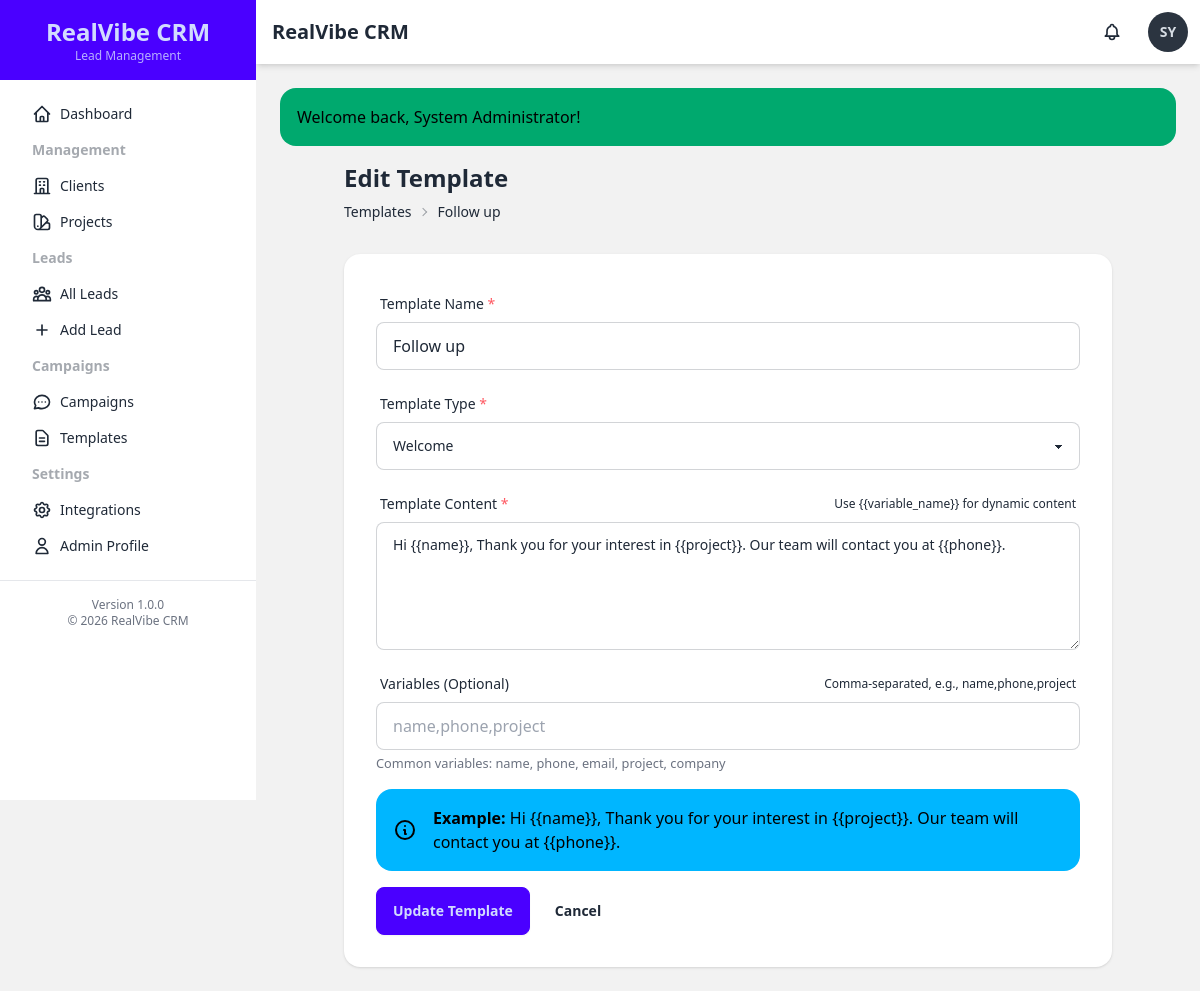
The page /messages/template/edit?id=1 (signed in) on the database its author committed.
### tables this page shows
CREATE TABLE `users` (
  `id` int(11) NOT NULL AUTO_INCREMENT,
  `username` varchar(50) NOT NULL,
  `email` varchar(100) NOT NULL,
  `password` varchar(255) NOT NULL,
  `full_name` varchar(100) NOT NULL,
  `role` enum('admin','manager','agent') NOT NULL DEFAULT 'agent',
  `is_active` tinyint(1) NOT NULL DEFAULT 1,
  `created_at` timestamp NOT NULL DEFAULT current_timestamp(),
  `updated_at` timestamp NOT NULL DEFAULT current_timestamp() ON UPDATE current_timestamp(),
  PRIMARY KEY (`id`),
  UNIQUE KEY `username` (`username`),
  UNIQUE KEY `email` (`email`),
  KEY `idx_role` (`role`),
  KEY `idx_is_active` (`is_active`)
);

CREATE TABLE `message_templates` (
  `id` int(11) NOT NULL AUTO_INCREMENT,
  `template_name` varchar(100) NOT NULL,
  `template_content` text NOT NULL,
  `template_type` enum('welcome','campaign','follow-up','other') NOT NULL DEFAULT 'other',
  `variables` longtext DEFAULT NULL CHECK (json_valid(`variables`)),
  `created_by` int(11) NOT NULL,
  `created_at` timestamp NOT NULL DEFAULT current_timestamp(),
  `updated_at` timestamp NOT NULL DEFAULT current_timestamp() ON UPDATE current_timestamp(),
  PRIMARY KEY (`id`),
  KEY `idx_template_type` (`template_type`),
  KEY `idx_created_by` (`created_by`),
  CONSTRAINT `fk_message_templates_created_by` FOREIGN KEY (`created_by`) REFERENCES `users` (`id`)
);

### controllers/MessageController.php (called while the page is built, shortened)
<?php
require_once __DIR__ . '/../models/MessageTemplate.php';
class MessageController {
    private $templateModel;
    public function __construct() {
        $this->templateModel = new MessageTemplate();
    }
    public function editTemplate() {
        $id = $_GET['id'] ?? null;
        $template = $this->templateModel->getById($id);
        include BASE_PATH . 'views/messages/edit_template.php';
    }
}

### includes/helpers.php (called while the page is built, shortened)
<?php
function asset($path) {
    return BASE_URL . '/assets/' . ltrim($path, '/');
}
function url($path = '') {
    return BASE_URL . '/' . ltrim($path, '/');
}
function e($string) {
    return htmlspecialchars($string ?? '', ENT_QUOTES, 'UTF-8');
}
function selected($value, $compare) {
    return $value == $compare ? 'selected' : '';
}

### includes/functions.php (called while the page is built, shortened)
<?php
function getCurrentUser() {
    $db = getDatabaseConnection();
    $stmt = $db->prepare("SELECT id, username, email, full_name, role FROM users WHERE id = ? AND is_active = 1");
    $stmt->execute([$_SESSION['user_id']]);
    return $stmt->fetch();
}
function getFlashMessage() {
    if (isset($_SESSION['flash_message'])) {
        $flash = $_SESSION['flash_message'];
        return $flash;
    }
    return null;
}

### config/database.php (called while the page is built, shortened)
<?php
class Database {
    private static $instance = null;
    private $connection;
    private function isProduction() {
        return false;
    }
    private function getCredentials() {
        if ($this->isProduction()) {
            return [
                'host' => 'localhost',
                'dbname' => 'u650869678_crm',
                'username' => 'u650869678_crm',
                'password' => 'Amul@123#',
                'charset' => 'utf8mb4'
            ];
        } else {
            return [
                'host' => 'localhost',
                'dbname' => 'realvibe',
                'username' => 'root',
                'password' => '',
                'charset' => 'utf8mb4'
            ];
        }
    }
    private function __construct() {
        $creds = $this->getCredentials();
        $dsn = "mysql:host={$creds['host']};dbname={$creds['dbname']};charset={$creds['charset']}";
        $options = [
            PDO::ATTR_ERRMODE            => PDO::ERRMODE_EXCEPTION,
            PDO::ATTR_DEFAULT_FETCH_MODE => PDO::FETCH_ASSOC,
            PDO::ATTR_EMULATE_PREPARES   => false,
            PDO::MYSQL_ATTR_INIT_COMMAND => "SET NAMES {$creds['charset']}"
        ];
        try {
            $this->connection = new PDO($dsn, $creds['username'], $creds['password'], $options);
        } catch (PDOException $e) {
            error_log("Database Connection Error: " . $e->getMessage());
            die("Database connection failed. Please check your configuration.");
        }
    }
    public static function getInstance() {
        if (self::$instance === null) {
            self::$instance = new self();
        }
        return self::$instance;
    }
    public function getConnection() {
        return $this->connection;
    }
}
function getDatabaseConnection() {
    return Database::getInstance()->getConnection();
}

### models/MessageTemplate.php (called while the page is built, shortened)
<?php
class MessageTemplate {
    private $db;
    public function __construct() {
        $this->db = getDatabaseConnection();
    }
    public function getById($id) {
        $stmt = $this->db->prepare("SELECT * FROM message_templates WHERE id = ?");
        $stmt->execute([$id]);
        return $stmt->fetch();
    }
}

### views/messages/edit_template.php (the view, shortened to what this page needs)
<?php
include BASE_PATH . 'views/layouts/header.php';
$variablesDisplay = '';
?>
<div class="max-w-3xl mx-auto">
    <div class="mb-6">
        <h2 class="text-2xl font-bold">Edit Template</h2>
        <div class="text-sm breadcrumbs">
            <ul>
                <li><a href="<?= url('messages/templates') ?>">Templates</a></li>
                <li><?= e($template['template_name']) ?></li>
            </ul>
        </div>
    </div>
    <div class="card bg-base-100 shadow">
        <div class="card-body">
            <form method="POST" action="<?= url('messages/template/edit?id=' . $template['id']) ?>">
                <div class="form-control mb-4">
                    <label class="label">
                        <span class="label-text">Template Name <span class="text-error">*</span></span>
                    </label>
                    <input type="text" name="template_name" class="input input-bordered"
                           value="<?= e($template['template_name']) ?>" required>
                </div>
                <div class="form-control mb-4">
                    <label class="label">
                        <span class="label-text">Template Type <span class="text-error">*</span></span>
                    </label>
                    <select name="template_type" class="select select-bordered" required>
                        <option value="welcome" <?= selected($template['template_type'], 'welcome') ?>>Welcome</option>
                    </select>
                </div>
                <div class="form-control mb-4">
                    <label class="label">
                        <span class="label-text">Template Content <span class="text-error">*</span></span>
                        <span class="label-text-alt">Use {{variable_name}} for dynamic content</span>
                    </label>
                    <textarea name="template_content" class="textarea textarea-bordered h-32"
                              required><?= e($template['template_content']) ?></textarea>
                </div>
                <div class="form-control mb-4">
                    <label class="label">
                        <span class="label-text">Variables (Optional)</span>
                        <span class="label-text-alt">Comma-separated, e.g., name,phone,project</span>
                    </label>
                    <input type="text" name="variables_input" id="variables_input"
                           class="input input-bordered"
                           placeholder="name,phone,project"
                           value="<?= e($variablesDisplay) ?>">
                    <small class="text-gray-500 mt-1">Common variables: name, phone, email, project, company</small>
                </div>
                <div class="alert alert-info mb-4">
                    <svg xmlns="http://www.w3.org/2000/svg" fill="none" viewBox="0 0 24 24" class="stroke-current shrink-0 w-6 h-6"><path stroke-linecap="round" stroke-linejoin="round" stroke-width="2" d="M13 16h-1v-4h-1m1-4h.01M21 12a9 9 0 11-18 0 9 9 0 0118 0z"></path></svg>
                    <span><strong>Example:</strong> Hi {{name}}, Thank you for your interest in {{project}}. Our team will contact you at {{phone}}.</span>
                </div>
                <div class="form-control">
                    <div class="flex gap-2">
                        <button type="submit" class="btn btn-primary">Update Template</button>
                        <a href="<?= url('messages/templates') ?>" class="btn btn-ghost">Cancel</a>
                    </div>
                </div>
            </form>
        </div>
    </div>
</div>
<?php include BASE_PATH . 'views/layouts/footer.php'; ?>

### views/layouts/header.php (shortened to what this page needs)
<?php requireLogin(); $user = getCurrentUser(); ?>
<!DOCTYPE html>
<html lang="en" data-theme="light">
<head>
    <link href="https://cdn.jsdelivr.net/npm/daisyui@latest/dist/full.css" rel="stylesheet" type="text/css" />
    <script src="https://cdn.tailwindcss.com"></script>
    <link rel="stylesheet" href="<?= asset('css/custom.css') ?>">
</head>
<body class="bg-base-200">
    <div class="drawer lg:drawer-open">
        <div class="drawer-content flex flex-col">
            <div class="navbar bg-base-100 shadow-md">
                <div class="flex-1">
                    <h1 class="text-xl font-bold ml-2"><?= APP_NAME ?></h1>
                </div>
                <div class="flex-none gap-2">
                    <div class="dropdown dropdown-end">
                        <label tabindex="0" id="notificationBell" class="btn btn-ghost btn-circle">
                            <div class="indicator">
                            </div>
                        </label>
                    </div>
                    <div class="dropdown dropdown-end">
                        <label tabindex="0" class="btn btn-ghost btn-circle avatar placeholder">
                            <div class="bg-neutral text-neutral-content rounded-full w-10">
                                <span><?= strtoupper(substr($user['full_name'], 0, 2)) ?></span>
                            </div>
                        </label>
                    </div>
                </div>
            </div>
            <div class="p-4 lg:p-6">
                <?php $flash = getFlashMessage(); if ($flash): ?>
                    <div class="alert alert-<?= $flash['type'] === 'error' ? 'error' : $flash['type'] ?> mb-4 flash-message">
                        <span><?= e($flash['message']) ?></span>
                    </div>
                <?php endif; ?>

### rows shown on the page
users: full_name "SY"
message_templates: template_name "Follow up", template_content "Hi {{name}}, Thank you for your interest in {{project}}. Our team will contact you at {{phone}}."

### other values the page prints
APP_NAME "RealVibe CRM"
$flash['message'] "Welcome back, System Administrator!"
APP_VERSION "1.0.0"
